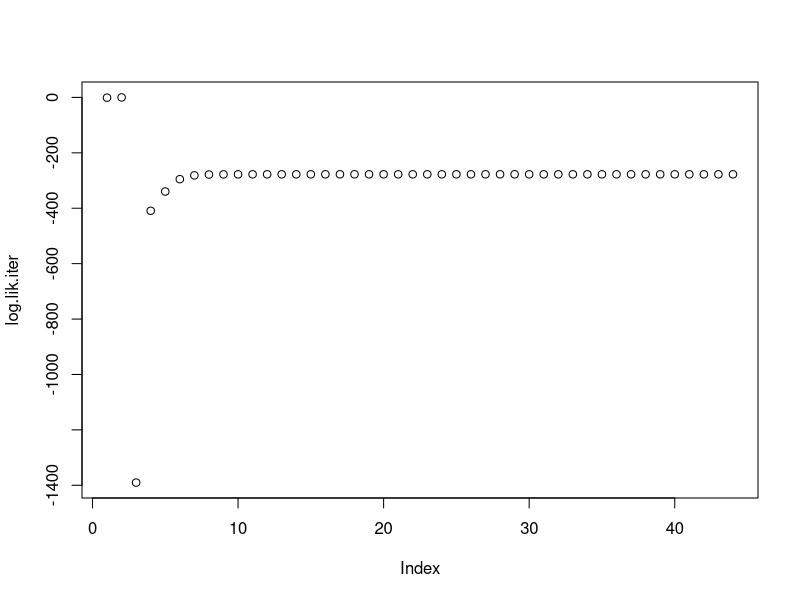

The R source for this figure:
## E-step
Estep <- function(mu0,mu1,sigma0,sigma1,pi,x){
  taui <- pi*dnorm(x,mu1,sigma1)/(pi*dnorm(x,mu1,sigma1)+(1-pi)*dnorm(x,mu0,sigma0))
  loglik <- sum(log((1-pi)*dnorm(x,mu0,sigma0)+pi*dnorm(x,mu1,sigma1)))
  return(list(taui=taui,loglik=loglik))
}

## M-step
Mstep <- function(taui,x){
  mu0 <- sum((1-taui)*x)/sum(1-taui)
  mu1 <- sum(taui*x)/sum(taui)
  sigma0 <- sqrt(sum((1-taui)*(x-mu0)^2)/sum(1-taui))
  sigma1 <- sqrt(sum(taui*(x-mu1)^2)/sum(taui))
  pi <- sum(taui)/length(x)
  return(list(mu0=mu0,mu1=mu1,sigma0=sigma0,sigma1=sigma1,pi=pi))
}

### now simulate from mixture of 2 normal
set.seed(123)
n <- 1000
z <- sample(c(0,1),n,prob=c(0.25,0.75),replace=TRUE)
x1 <- rep(NA,n)
x1[z==0] <- rnorm(length(which(z==0)),1,0.5)
x1[z==1] <- rnorm(length(which(z==1)),1.5,0.2)

### initialization
mu0 <- 0
mu1 <- 1
sigma0 = sigma1 <- 1
pi <- 0.5

cur.Mstep <- list(mu0=mu0,mu1=mu1,sigma0=sigma0,sigma1=sigma1,pi=pi)
log.lik.iter <- c(-1,0)
epsilon <- 1e-6
i <- 1
while(abs(log.lik.iter[i+1]-log.lik.iter[i])>epsilon){
  cur.Estep <- Estep(mu0=cur.Mstep$mu0,mu1=cur.Mstep$mu1,sigma0=cur.Mstep$sigma0,sigma1=cur.Mstep$sigma1,pi=cur.Mstep$pi,x=x1)
  log.lik.iter <- c(log.lik.iter,cur.Estep$loglik)
  cur.Mstep <- Mstep(taui=cur.Estep$taui,x=x1)
  i <- i+1
}

plot(log.lik.iter)
